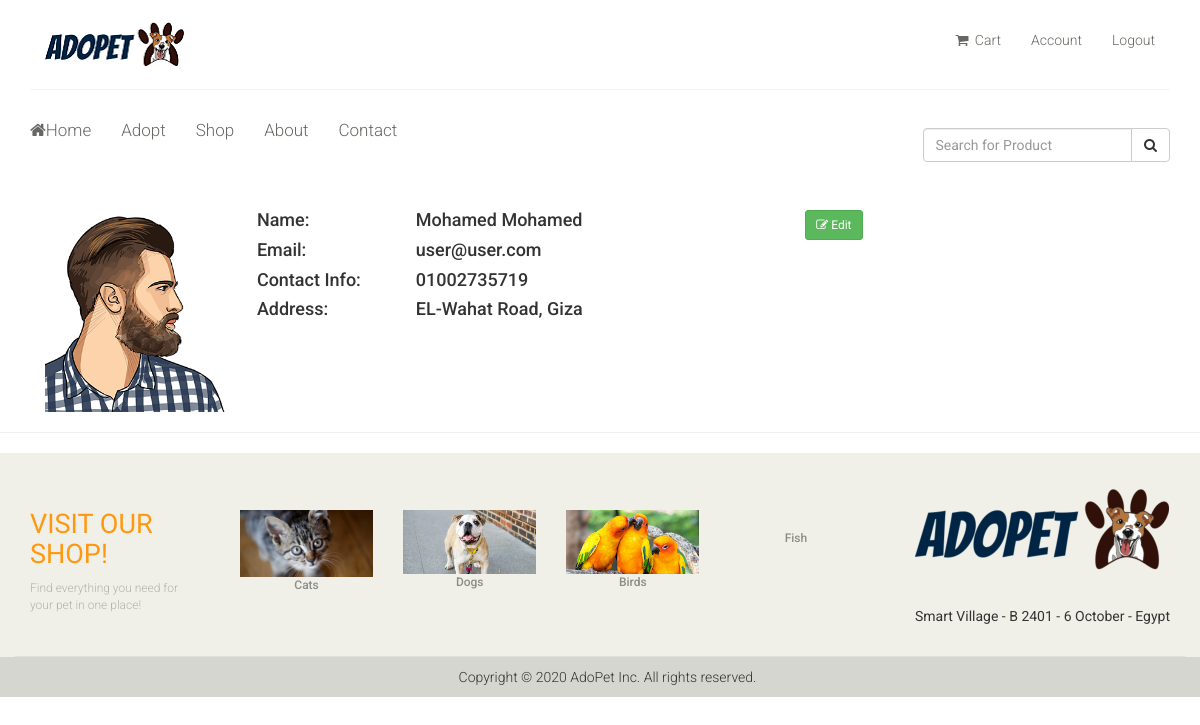
Page /profile.php (signed in) on the earlier database version.
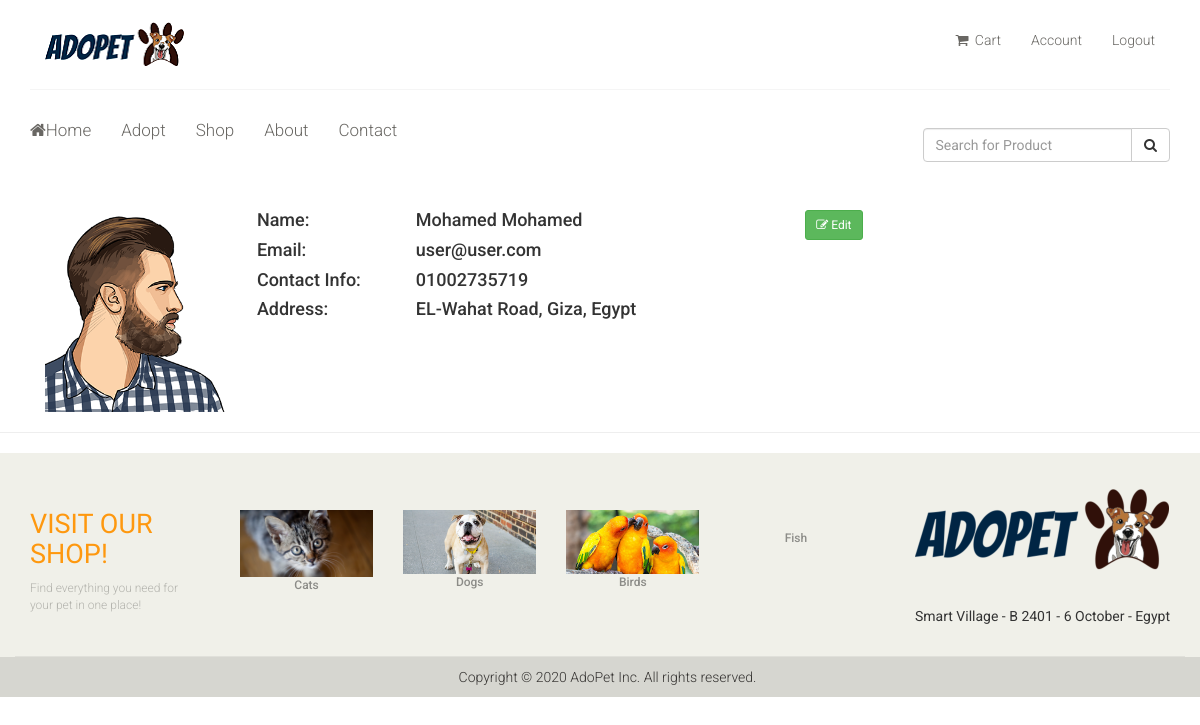
Same page on the later database version.
### tables this page shows
CREATE TABLE IF NOT EXISTS `users` (
  `id` int(11) NOT NULL AUTO_INCREMENT,
  `email` varchar(200) NOT NULL,
  `password` varchar(60) NOT NULL,
  `type` int(1) NOT NULL DEFAULT '0',
  `firstname` varchar(50) NOT NULL,
  `lastname` varchar(50) NOT NULL,
  `address` text NOT NULL,
  `contact_info` varchar(100) NOT NULL,
  `photo` varchar(200) NOT NULL,
  `created_on` date NOT NULL,
  PRIMARY KEY (`id`)
);

### includes/session.php (called while the page is built, shortened)
<?php
	include 'includes/conn.php';
	if(isset($_SESSION['user'])){
		$conn = $pdo->open();
		try{
			$stmt = $conn->prepare("SELECT * FROM users WHERE id=:id");
			$stmt->execute(['id'=>$_SESSION['user']]);
			$user = $stmt->fetch();
		}
		catch(PDOException $e){
			echo "There is some problem in connection: " . $e->getMessage();
		}
	}
?>

### profile.php (the view, shortened to what this page needs)
<?php include 'includes/session.php'; ?>
<?php include 'includes/header.php'; ?>
<body>
<div class="wrapper">
	<?php include 'includes/navbar.php'; ?>
	  <div class="content-wrapper">
	    <div class="container">
	      <section class="content">
	        <div class="row">
	        	<div class="col-sm-9">
	        		<div class="box box-solid">
	        			<div class="box-body">
	        				<div class="col-sm-3">
	        					<img src="<?php echo (!empty($user['photo'])) ? 'images/'.$user['photo'] : 'images/profile.jpg'; ?>" width="100%">
	        				</div>
	        				<div class="col-sm-9">
	        					<div class="row">
	        						<div class="col-sm-3">
	        							<h4>Name:</h4>
	        							<h4>Email:</h4>
	        							<h4>Contact Info:</h4>
	        							<h4>Address:</h4>
	        						</div>
	        						<div class="col-sm-9">
	        							<h4><?php echo $user['firstname'].' '.$user['lastname']; ?>
	        								<span class="pull-right">
	        									<a href="profile_modal.php" class="btn btn-success btn-flat btn-sm" data-toggle="modal"><i class="fa fa-edit"></i> Edit</a>
	        								</span>
	        							</h4>
	        							<h4><?php echo $user['email']; ?></h4>
	        							<h4><?php echo (!empty($user['contact_info'])) ? $user['contact_info'] : 'N/a'; ?></h4>
	        							<h4><?php echo (!empty($user['address'])) ? $user['address'] : 'N/a'; ?></h4>
	        						</div>
	        					</div>
	        				</div>
	        			</div>
	        		</div>
	        	</div>
	        </div>
	      </section>
		</div>
		<hr>
	  </div>
  	<?php include 'includes/footer.php'; ?>
</div>
</body>
</html>

Differences in the rows shown:
changed users "Mohamed": address "EL-Wahat Road, Giza" → "EL-Wahat Road, Giza, Egypt"
